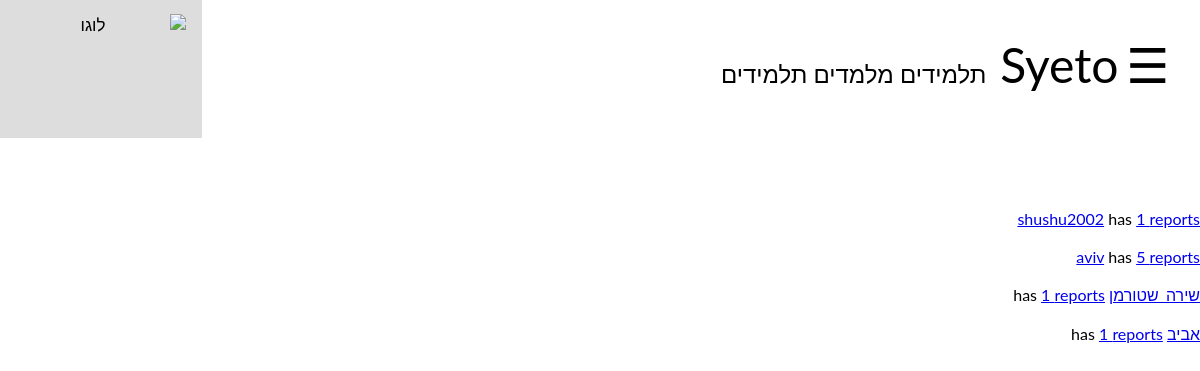
The page /admin_options/view_reports (signed in) on the database its author committed.
### tables this page shows
CREATE TABLE "reports" (
	"ID"	TEXT,
	"reported_user"	TEXT,
	"content"	TEXT,
	"date"	TEXT,
	PRIMARY KEY("ID")
);

### Application.py (the view)
@app.route("/admin_options/view_reports")
def view_reports():
    if 'user' in session:
        if DataBaseFunctions.is_admin(session['user']):
            return render_template("view_reports_by_usernames.html", reported_users=DataBaseFunctions.get_reports_dict_list())
    return redirect('/homePage')

### Application.py (called while the page is built)
def connected():
    return 'user' in session

@app.before_request
def update_lessons_offers():
    if 'user' in session:
        DataBaseFunctions.update_lessons_offers_that_have_passed(session['user'])
        DataBaseFunctions.update_lessons_offers_that_are_no_longer_relevant(session['user'])

@app.before_request
def update_last_login():
    if 'user' in session:
        DataBaseFunctions.update_last_login(session['user'])

@app.before_request
def update_lessons_requests_quantity():
    if 'user' in session:
        session['new_lessons_offers'] = DataBaseFunctions.number_of_lessons_requests(session['user'])
        session['new_messages'] = DataBaseFunctions.number_of_new_messages(session['user'])
        session['new_friend_requests'] = DataBaseFunctions.number_of_friend_requests(session['user'])
        session['lessons'] = DataBaseFunctions.number_of_lessons(session['user'])

@app.before_request
def delete_hp_note_if_nessaccery():
    if connected():
        current_url = request.url_rule
        print("Current", type(current_url))
        DataBaseFunctions.delete_hp_note_if_nessaccery(username=session['user'], current_url=current_url)

### DataBaseFunctions.py (called while the page is built, shortened)
    @staticmethod # מחזיר מחרוזת המכילה את התאריך הנוכחי
    def get_date():
        import datetime
        date = str(datetime.datetime.now()).split(' ')[0]
        date = date.split('-')
        date.reverse()
        date = '/'.join(date)
        return date

    @staticmethod # מחזירה מחרוזת המכילה את השעה הנוכחית
    def get_time():
        import datetime
        date = str(datetime.datetime.now()).split(' ')[1]
        date=date.split(':')
        return (date[0]+':'+date[1])

    @staticmethod # מחזירה אמת אם המשתמש מנהל מערכת
    def is_admin(username):
        conn = sqlite3.connect('database.db', timeout=2)
        admin = conn.execute("select is_admin from users where username=?", (username,))
        for row in admin:
            admin = row[0]
        if admin == "yes":
            return True
        return False

    @staticmethod # מחזיר את מספר הדיווחים על משתמש מסוים
    def get_num_of_reports(username):
        conn = sqlite3.connect('database.db', timeout=2)
        command = conn.execute("select ID from reports where reported_user=?", (username,))
        return len(list(command))

    @staticmethod # מקבלת רשימה של שיעורים ומחזירה אותם מסודרים על פי סדר כרונולוגי
    def sort_lessons_by_date_and_time(lessons):
        return lessons

### templates/view_reports_by_usernames.html
{%extends "registeredLayout.html"%}
{%block body%}
<br><br>
{% for user in reported_users %}
<a href="/profile?username={{user['username']}}">{{user['username']}}</a> has <a href="/view_user_reports?username={{user['username']}}">{{user['num_of_reports']}} reports</a>
<br><br>
{% endfor %}
{%endblock%}

### templates/generalLayout.html (style rules this page uses)
body { margin: 0; font-family: Arial, Helvetica, sans-serif; }
body { font-family: "Lato", sans-serif; }
body { padding: 0px; }

### rows shown on the page
reports: username "shushu2002", num_of_reports "1"
reports: username "aviv", num_of_reports "5"
reports: username "שירה_שטורמן", num_of_reports "1"
reports: username "אביב", num_of_reports "1"
